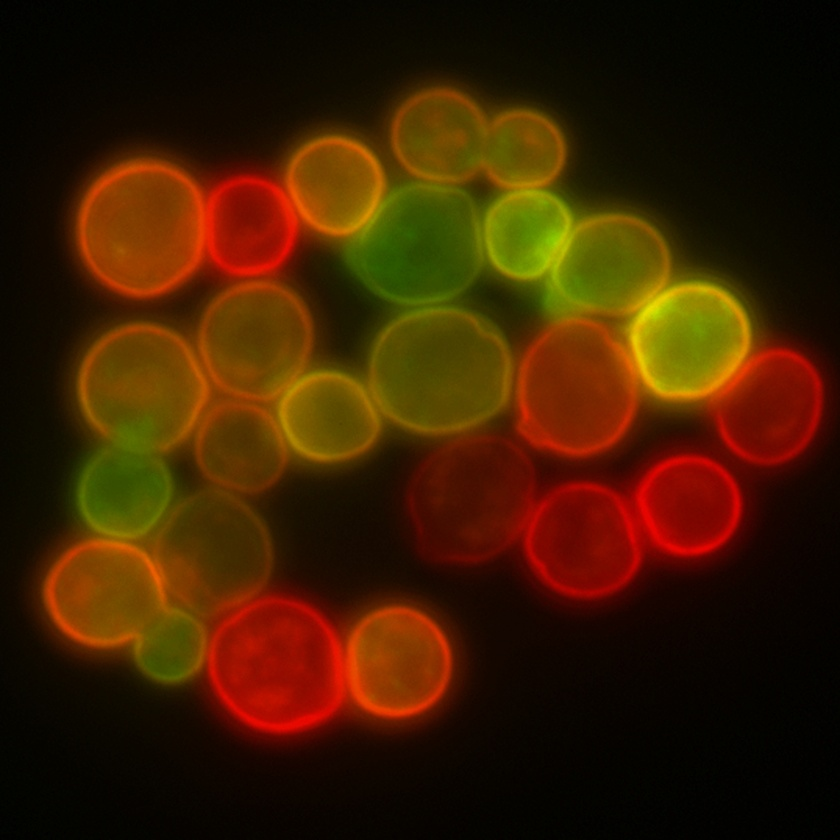
#> input picture Code/Original_Images/Clustering/Data/Yeast_Cells.jpg, 840 x 840 px, shrunk from 1200 x 1200 before the run; the run also reads 3 pictures not shown here
$ jupyter execute FilterEvaluation.ipynb
#> lines starting #> are read from the running program, lines starting #| are printed output that depends on the picture; after the words box and inside, x2 and y2 are one past the last pixel; in counts of white or black regions, pixels touching at a corner belong together
### Code/Functions/Datenvorbereitung.py
import cv2
import numpy as np
import matplotlib.pyplot as plt
from PIL import Image
import os
import matplotlib.pyplot as plt
from skimage import color, segmentation, filters, morphology, io
from skimage.feature import peak_local_max
from scipy import ndimage as ndi
import imageio.v3 as iio


"""
This python file contains all functions for image processing which were use in "Datenvorbereitung.ipynb".

All AI-written or enhanced code is clearly marked.
Note: All `save_image` functions using "os" were partially written by AI.

Author: David Schroth
Last Change: 2025-06-27

"""


# [340 lines left out: functions apply_gaussian_filter, apply_bilateral_filter, save_image, save_image_grey, display_images, display_images_grey and 8 more, not called in this run]


def apply_median_filter(image, kernel=3):
    """
    Applies a median filter to the given image.

    Parameters:
    - image: np.ndarray
    - kernel: int, the size of the median kernel (must be odd)
    """
    #testet ob der Kernel eine ungerade Zahl ist
    if kernel % 2 == 0 or kernel < 1:
        raise ValueError("Kernelgröße muss eine ungerade positive Zahl sein")

    filtered = cv2.medianBlur(image, kernel)
    return filtered


# [151 lines left out: functions apply_gauß_to_string, apply_bilateral_to_string, remove_alpha_channel, apply_watershed, save_raw_image, not called in this run]

### Code/Functions/FinalKMeans.py
# Coded by Jonas Schenker
# Code for FinalKMeans.ipynb

import numpy as np
import matplotlib.pyplot as plt
import os # To save images
from matplotlib import colors # To convert image models

# K-Means clustering for image segmentation in RGB, HSV, and Grayscale
# Modular implementation with init_centroids, assign_to_centroids, update_centroids


# Helper functions for image preprocessing
def preprocess_rgb(img):
    #h, w, _ = img.shape
    return img.reshape(-1, 3)#, (h, w)

def preprocess_grayscale(img):
    if img.ndim == 3:
        gray = np.dot(img[..., :3], [0.2989, 0.5870, 0.1140]) # converts RGB image into grayscale
    else:
        gray = img
    return gray.reshape(-1, 1)#, gray.shape


def preprocess_hsv(img):
    """
    Converts an RGB image to HSV if necessary and returns the HSV features.
    If the image is already in HSV (values between 0 and 1), nothing is changed.
    """
    # Check if the image is RGB (typically uint8 or float with max > 1)
    if img.shape[-1] == 3 and (img.dtype == np.uint8 or img.max() > 1.0):
        # Image is RGB, convert to float and normalize
        img = img.astype(float)
        if img.max() > 1.0:
            img /= 255.0
        hsv = colors.rgb_to_hsv(img)
    else:
        # image is already in HSV format
        hsv = img
    #h, w, _ = hsv.shape
    return hsv.reshape(-1, 3)#, (h, w)


def preprocess_image(img, space='rgb'):
    """
    Preprocessing the image data depending on the color space.
    - space='rgb': RGB image
    - space='hsv': HSV image
    - space='gray': Grayscale image
    """
    if space == 'rgb':
        return preprocess_rgb(img)
    elif space == 'hsv':
        return preprocess_hsv(img)
    elif space == 'gray':
        return preprocess_grayscale(img)


# Functions for segmentation
def init_centroids(data, k, method='random'):
    """
    Initializes k centroids from the data.
    - method='random': Random selection
    - method='kmeans++': k-means++ seeding (Arthur & Vassilvitskii, 2007).
    """
    n_samples = data.shape[0]
    if method == 'kmeans++':
        centroids = []
        # first centroid randomly
        idx = np.random.randint(n_samples)
        centroids.append(data[idx])
        # additional centroids based on distance
        for _ in range(1, k):
            dists = np.min(np.linalg.norm(data[:, None, :] - np.array(centroids)[None, :, :], axis=2)**2, axis=1)
            probs = dists / dists.sum()
            idx = np.random.choice(n_samples, p=probs)
            centroids.append(data[idx])
        return np.vstack(centroids).astype(float)
    else:
        idx = np.random.choice(n_samples, k, replace=False)
        return data[idx].astype(float)


def assign_to_centroids(data, centroids):
    """
    Assigns each sample to the nearest centroid.
    Distance metric: Euclidean
    Returns: labels (n_samples,)
    - centroids: 2D array with shape (k, n_features)
    """
    dists = np.linalg.norm(data[:, None, :] - centroids[None, :, :], axis=2)
    return np.argmin(dists, axis=1)


def update_centroids(data, labels, k):
    """
    Computes new centroids as the mean of the data points assigned to each cluster.
    - labels: 1D array with cluster assignments (e.g., shape (n_samples,))
    """
    n_features = data.shape[1]
    centroids = np.zeros((k, n_features), dtype=float)
    for j in range(k):
        pts = data[labels == j]
        if len(pts) > 0:
            centroids[j] = pts.mean(axis=0)
        else:
            centroids[j] = data[np.random.randint(data.shape[0])]
    return centroids


#Segmentation with KMeans clustering using just created functions
def kmeans(data, k, max_iters=100, tol=1e-4, init_method='kmeans++', space='rgb'):
    """
    Complete K-Means workflow:
    1. init_centroids
    2. assign_to_centroids
    3. update_centroids
    4. Stop on convergence or max_iters
    Returns: centroids, labels, segmented_image
    - data: 2D array (n_samples, n_features) for RGB/HSV/Grayscale
    - k: number of clusters
    - max_iters: maximum number of iterations
    - tol: tolerance for convergence, if the change in centroids is less than tol, stop
    - init_method: 'random' or 'kmeans++' for centroid initialization
    - space: 'rgb', 'hsv', or 'gray' for color space of the image
    """
    #Normalize data
    data = np.copy(data.astype(float))
    data = (data - data.min()) / (data.max() - data.min())

    #Drop alpha channel if present
    if data.ndim == 3 and data.shape[2] == 4:
        data = data[..., :3]
    else:
        data = data

    img = preprocess_image(data, space=space)
    data_shape = data.shape
    centroids = init_centroids(img, k, method=init_method)
    for i in range(max_iters):
        labels = assign_to_centroids(img, centroids)
        new_centroids = update_centroids(img, labels, k)
        if np.linalg.norm(new_centroids - centroids) < tol:
            break
        centroids = new_centroids

        segmented_image = reconstruct_segmented_image(centroids, labels, data_shape, space)
    return centroids, labels, segmented_image


#Reconstruct just segmented images
def reconstruct_segmented_image(centroids, labels, data_shape, space):
    """
    Reconstructs a segmented image from KMeans labels and centroids.

    Parameters:
    - labels: 1D array with cluster assignment for each pixel (e.g., shape (h*w,))
    - centroids: Array with centroids (e.g., shape (k, 1) for grayscale or (k, 3) for RGB)
    - data_shape: Tuple with the target image shape (e.g., (h, w) for grayscale, (h, w, 3) for RGB)
    - space: 'rgb', 'hsv', or 'gray' to determine the color space of the image

    Returns:
        segmented_image: The reconstructed segmented image in original shape.
    """

    segmented_flat = centroids[labels]
    if space == 'rgb':
        # assign each pixel the RGB color of its cluster
        segmented_image = segmented_flat.reshape(data_shape[0], data_shape[1], 3)
    elif space == 'hsv':
        # assign each pixel the HSV color of its cluster and convert to RGB
        segmented_image = colors.hsv_to_rgb(segmented_flat.reshape(data_shape[0], data_shape[1], 3))
    elif space == 'gray':
        # assign each pixel the grayscale value of its cluster
        segmented_image = segmented_flat.reshape(data_shape[0], data_shape[1], 1)

    return segmented_image


#Save image
# [7 lines left out: function save_image, not called in this run]

#Save image of different color models (RGB, HSV, Grayscale)
def save_image_universal(image, path, space='rgb'):
    """
    Saves an image according to the color space (RGB, HSV, Grayscale) at the specified path.
    - image: numpy array
    - path: save path (including filename)
    - space: 'rgb', 'hsv', or 'gray'
    """
    os.makedirs(os.path.dirname(path), exist_ok=True)
    img = np.copy(image)
    if space == 'hsv':
        # convert HSV to RGB if necessary
        if img.max() > 1.0:
            img = img / 255.0
        #img = colors.hsv_to_rgb(img)  #conversion already done in reconstruct_segmented_image done
        plt.imsave(path, img)
    elif space == 'rgb':
        if img.max() > 1.0:
            img = img / 255.0
        plt.imsave(path, img)
    elif space == 'gray':
        if img.max() > 1.0:
            img = img / 255.0
        # if image is 3D with single channel, squeeze it to 2D
        if img.ndim == 3 and img.shape[2] == 1:
            img = img.squeeze(axis=2)
        plt.imsave(path, img, cmap='gray')


# Function to identify the ideal number of clusters using the Elbow Method
# [75 lines left out: functions elbow_method, plot_elbow_method, find_elbow, not called in this run]


### Code/Functions/Colormodels.py
import cv2 as cv2
import matplotlib.pyplot as plt
import os


# [14 lines left out: function rgb_to_hsv, not called in this run]

def hue_channel(hsv_image):
    """
    Extract the Hue channel from the HSV image.

    Parameters:
    hsv_image (numpy.ndarray): Input HSV image.

    Returns:
    numpy.ndarray: Hue channel.
    """
    return hsv_image[:, :, 0]


def saturation_channel(hsv_image):
    """
    Extract the Saturation channel from the HSV image.

    Parameters:
    hsv_image (numpy.ndarray): Input HSV image.
    Returns:
    numpy.ndarray: Saturation channel.
    """
    return hsv_image[:, :, 1]


def value_channel(hsv_image):
    """ Extract the Value channel from the HSV image.

    Parameters:
    hsv_image (numpy.ndarray): Input HSV image.

    Returns:
    numpy.ndarray: Value channel.
    """
    return hsv_image[:, :, 2]


def plot_hsv_channels(hsv_image):
    """
    Plot the Hue, Saturation, and Value channels of the HSV image.

    Parameters:
    hsv_image (numpy.ndarray): Input HSV image.
    """
    plt.figure(figsize=(12, 4))

    plt.subplot(1, 3, 1)
    plt.imshow(hue_channel(hsv_image), cmap='hsv')
    plt.axis('off')
    plt.title('Hue Channel')

    plt.subplot(1, 3, 2)
    plt.imshow(saturation_channel(hsv_image), cmap='gray')
    plt.axis('off')
    plt.title('Saturation Channel')

    plt.subplot(1, 3, 3)
    plt.imshow(value_channel(hsv_image), cmap='gray')
    plt.axis('off')
    plt.title('Value Channel')

    plt.show()
    return hsv_image, hue_channel(hsv_image), saturation_channel(hsv_image), value_channel(hsv_image)


# [103 lines left out: functions save_hsv_channels, display_images, save_image, plot_histogram, plot_hsv_histograms, hsv_to_rgb, not called in this run]

### Code/FilterEvaluation.ipynb
# Evaluation of intended filters

Here we want to find out which filter (Gaussian or Bilateral) works best in comparison to the unfiltered images using the Dice score and the image Otsu_t13.tiff

Author: Jonas Schenker

[cell 1]
import numpy as np
import matplotlib.pyplot as plt
import os # To save images
from matplotlib import colors # To convert image models
import cv2 as cv2 # To apply filters

[cell 2]
from Functions.FinalKMeans import preprocess_rgb
from Functions.FinalKMeans import preprocess_grayscale
from Functions.FinalKMeans import preprocess_hsv
from Functions.FinalKMeans import preprocess_image
from Functions.FinalKMeans import init_centroids
from Functions.FinalKMeans import assign_to_centroids
from Functions.FinalKMeans import update_centroids
from Functions.FinalKMeans import kmeans
from Functions.FinalKMeans import reconstruct_segmented_image
from Functions.FinalKMeans import save_image
from Functions.FinalKMeans import save_image_universal
from Functions.Datenvorbereitung import apply_median_filter
from Functions.Colormodels import plot_hsv_channels

[cell 3]
gray_t13_bilateral = np.copy(plt.imread('Images/Datenvorbereitung_images/Otsu/Filtered_t13/t13_bilateral.tiff'))
gray_t13_gauß = np.copy(plt.imread('Images/Datenvorbereitung_images/Otsu/Filtered_t13/t13_gauß.tiff'))
gray_t13_median = apply_median_filter(np.copy(plt.imread('Original_Images/Otsu/Data/N2DL-HeLa/img/t13.tif')), kernel = 5)
gray_t13 = np.copy(plt.imread('Original_Images/Otsu/Data/N2DL-HeLa/img/t13.tif'))

[cell 4]
centroids_gray_t13_bilateral, labels_gray_t13_bilateral, clustered_gray_t13_bilateral = kmeans(gray_t13_bilateral, k=2, init_method='kmeans++', space='gray')
#> the loop in init_centroids, `for _ in range(1, k):` made 1 pass
#> idx on pass 1: 249819
#> after the loop in init_centroids, `for _ in range(1, k):`: centroids = [[0], [0.182]]
#> in kmeans, `centroids = init_centroids(img, k, method=init_method)`: centroids = [0, 0.182]
#> the loop in kmeans, `for i in range(max_iters):` made 2 passes
#> pass 1, in reconstruct_segmented_image, `segmented_image = segmented_flat.reshape(data_shape[0], data_shape[1],..`:
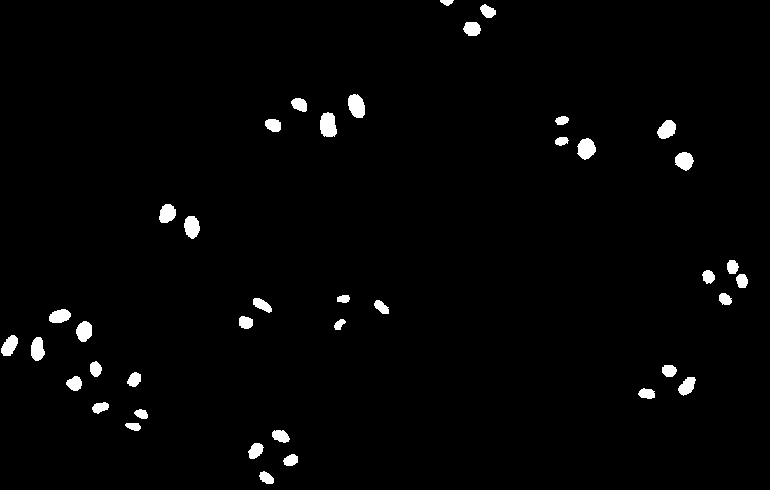
#> segmented_image: shape (490, 770, 1) float64; values 0.0012 (black) and 0.268 (white), 1.9% white; 40 white regions, largest, box (x1, y1, x2, y2) and area: (320, 112, 337, 137) 344, (348, 94, 365, 118) 320, (577, 138, 596, 160) 298
#> centroids_gray_t13_bilateral = [0.0012, 0.268]
centroids_gray_t13_gauß, labels_gray_t13_gauß, clustered_gray_t13_gauß = kmeans(gray_t13_gauß, k=2, init_method='kmeans++', space='gray')
#> the loop in init_centroids (call 2), `for _ in range(1, k):` made 1 pass
#> idx on pass 1: 213223
#> the loop in kmeans (call 2), `for i in range(max_iters):` made 2 passes
#> centroids_gray_t13_gauß = [0.0713, 0.28]
centroids_gray_t13_median, labels_gray_t13_median, clustered_gray_t13_median = kmeans(gray_t13_median, k=2, init_method='kmeans++', space='gray')
#> clustered_gray_t13_median: shape (490, 770, 1) float64; values 0.0148 (black) and 0.258 (white), 2% white; 41 white regions (1 under 20 px), largest, box (x1, y1, x2, y2) and area: (320, 112, 337, 137) 332, (30, 336, 45, 362) 315, (348, 94, 365, 118) 308
#> centroids_gray_t13_median = [0.0148, 0.258]
centroids_gray_t13, labels_gray_t13, clustered_gray_t13 = kmeans(gray_t13, k=2, init_method='kmeans++', space='gray')
#> clustered_gray_t13: shape (490, 770, 1) float64; values 0.0174 (black) and 0.235 (white), 2% white; 43 white regions (3 under 20 px), largest, box (x1, y1, x2, y2) and area: (320, 112, 337, 137) 330, (30, 336, 45, 362) 320, (348, 94, 365, 118) 313
#> centroids_gray_t13 = [0.0174, 0.235]

plt.imshow(clustered_gray_t13_median, cmap='gray')

[cell 5]
# [4 lines of commented-out code are left out]

Testing out Thresholding of YeastCells for image segmentation (from KMeans.ipynb) with HSV model (all channels --> worked best in not filtered image)

Threshold in RGB:

[cell 6]
RGB_YeastCells = np.copy(plt.imread('Original_Images/Clustering/Data/Yeast_Cells.jpg'))
#> RGB_YeastCells is the input picture: shape (840, 840, 3); mean R, G, B 60.7, 29.8, 0.5
# Set threshold (e.g., 0.2 for normalized images, otherwise 50 for 8-bit)
threshold = 0.28 if RGB_YeastCells.max() <= 1.0 else 61
#> threshold = 61

# mask: all pixels where all RGB channels are below the threshold
mask = np.all(RGB_YeastCells < threshold, axis=2)
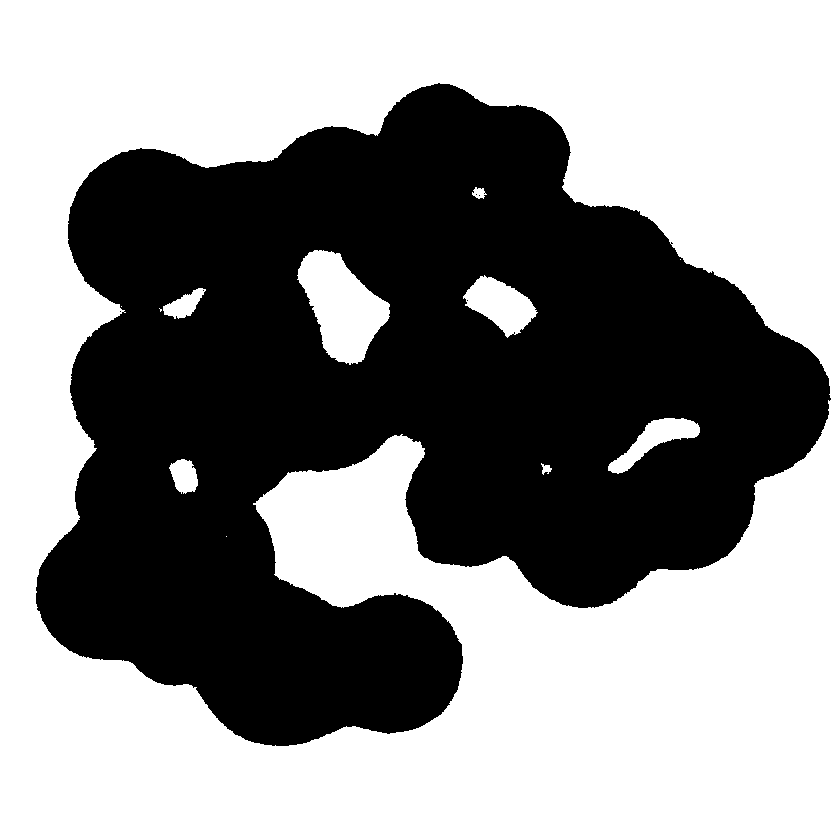
#> mask: shape (840, 840) bool; 56.2% white; 6 black regions (5 under 20 px), largest, box (x1, y1, x2, y2) and area: (36, 83, 831, 746) 309395

# set rgb values to 0 where the mask is True
RGB_YeastCells[mask] = 0
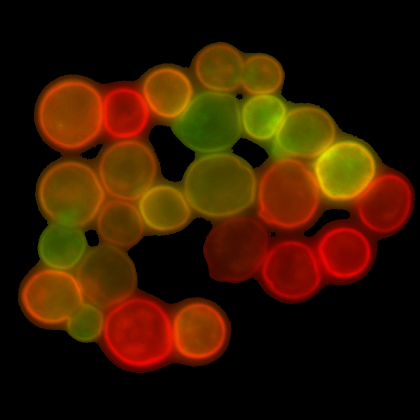
#> RGB_YeastCells: shape (840, 840, 3) (shown at 1/2 size); mean R, G, B 51.9, 24.9, 0.3

#Normalize data
RGB_YeastCells = np.copy(RGB_YeastCells.astype(float))
RGB_YeastCells = (RGB_YeastCells - RGB_YeastCells.min()) / (RGB_YeastCells.max() - RGB_YeastCells.min())

#Drop alpha channel if present
if RGB_YeastCells.ndim == 3 and RGB_YeastCells.shape[2] == 4:
    RGB_YeastCells = RGB_YeastCells[..., :3]
else:
    RGB_YeastCells = RGB_YeastCells

HSV_threshold_YeastCells = colors.rgb_to_hsv(RGB_YeastCells)
#> HSV_threshold_YeastCells: shape (840, 840, 3) float64; mean of channels 0, 1, 2 0.0381, 0.436, 0.222

# show image
plt.imshow(HSV_threshold_YeastCells)
plt.axis('off')
plt.show()

Cluster thresholded image in hsv

[cell 7]
centroids_HSV_YeastCells_threshold, labels_HSV_YeastCells_threshold, clustered_HSV_YeastCells_threshold = kmeans(HSV_threshold_YeastCells, k=2, init_method='kmeans++', space='hsv')
#> the loop in kmeans (call 5), `for i in range(max_iters):` made 2 passes
#> pass 1, in reconstruct_segmented_image (call 13), `segmented_image = colors.hsv_to_rgb(segmented_flat.reshape(data_shape[..`:
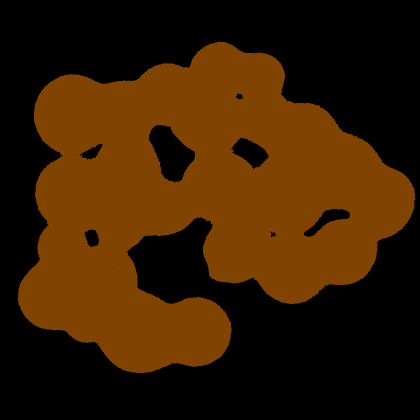
#> segmented_image: shape (840, 840, 3) float64 (shown at 1/2 size); mean R, G, B 0.222, 0.116, 0.0014
#> centroids_HSV_YeastCells_threshold = [[0.0869, 0.994, 0.506], [0, 0, 0]]

[cell 8]
plt.imshow(clustered_HSV_YeastCells_threshold)
plt.axis('off')
plt.show()

[cell 9]
save_image_universal(clustered_HSV_YeastCells_threshold, 'Images/Segmented_Images/t13_for_filterevaluation/clustered_HSV_YeastCells_threshold.png', space='hsv')

Testing Halo reduction in Hue channel

[cell 10]
# Hue channel without thresholding
HSV_YeastCells = np.copy(plt.imread('Images/Datenvorbereitung_Images/YeastCells/HSV_Yeast/HSV_YeastCells.png'))
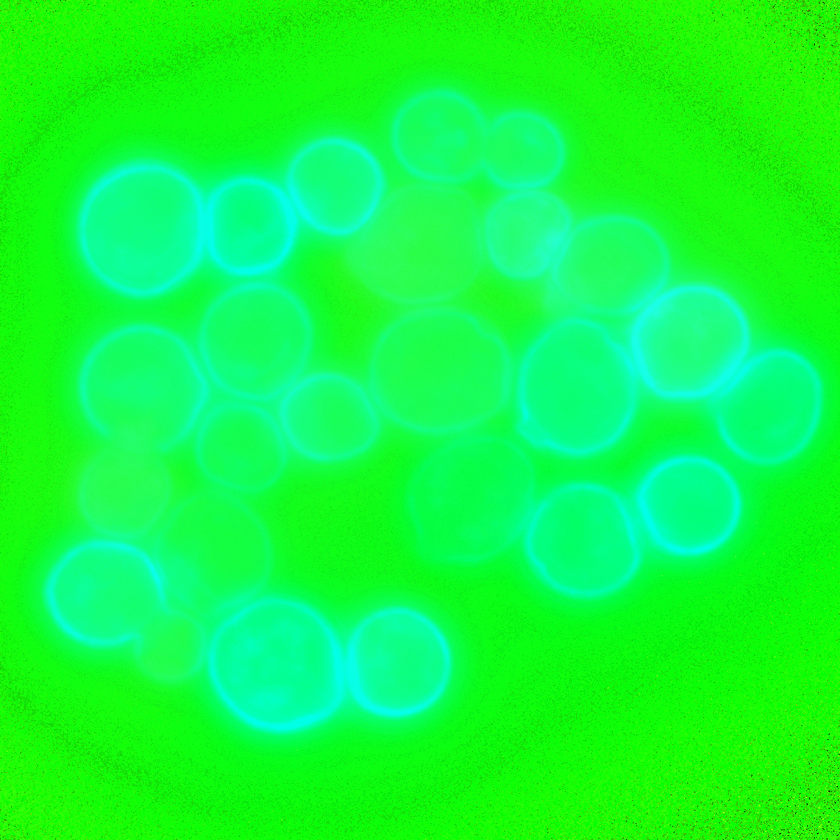
#> input picture Code/Images/Datenvorbereitung_Images/YeastCells/HSV_Yeast/HSV_YeastCells.png, 840 x 840 px, shrunk from 1200 x 1200 before the run
#> HSV_YeastCells is the input picture: shape (840, 840, 4) float32; mean R, G, B, A 0.0708, 0.989, 0.243, 1
plot_hsv_channels(HSV_YeastCells)

[cell 11]
# Hue channel with thresholding
plot_hsv_channels(HSV_threshold_YeastCells)
#> in value_channel (call 3), `return hsv_image[:, :, 2]`:
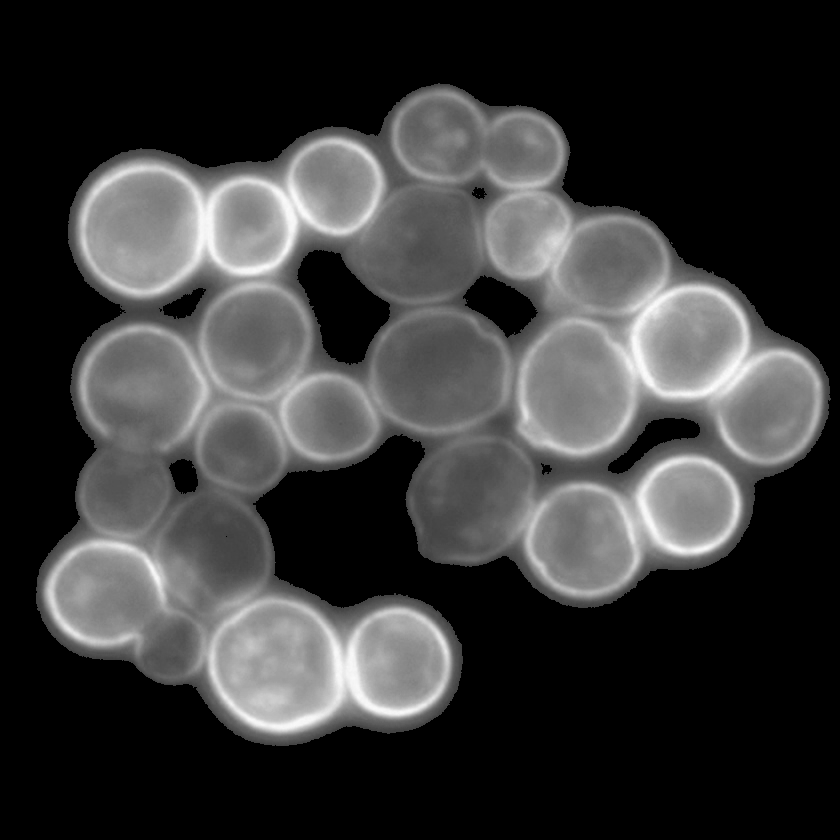
#> returned value: shape (840, 840) float64; min 0, max 1, mean 0.222

As a result we can say that using thresholding improves especially the hue channe (Noise and halos of different color are reduced), moreover regarding the "improved" saturation channel, it could lead to more precise image segmentation due to high value only around the cells --> needs to be tested via dice score.
